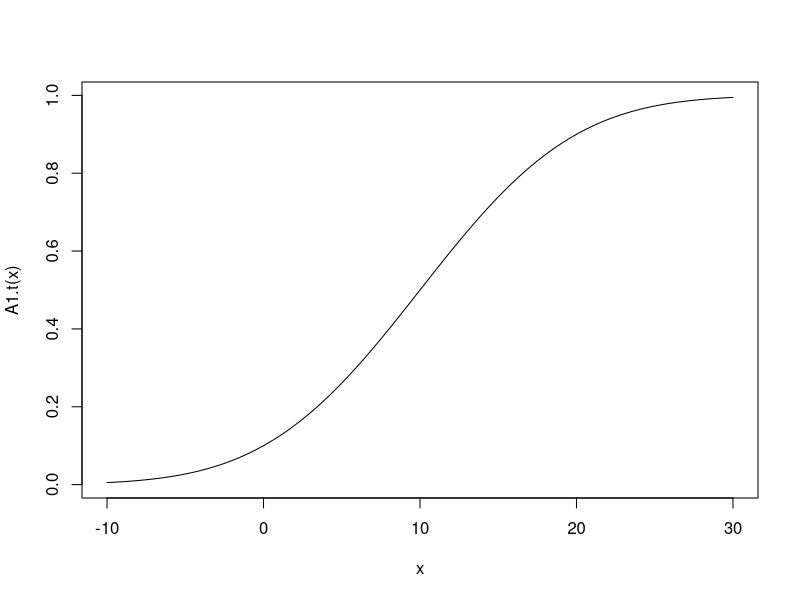
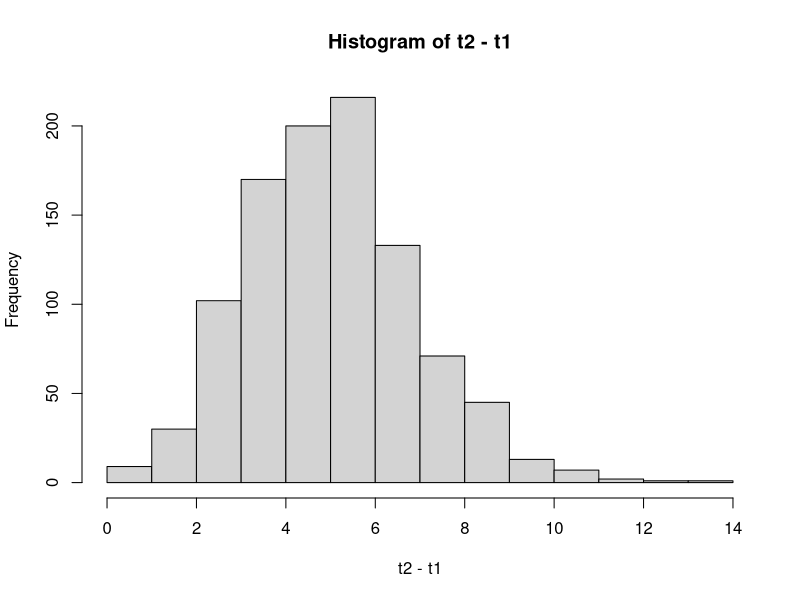
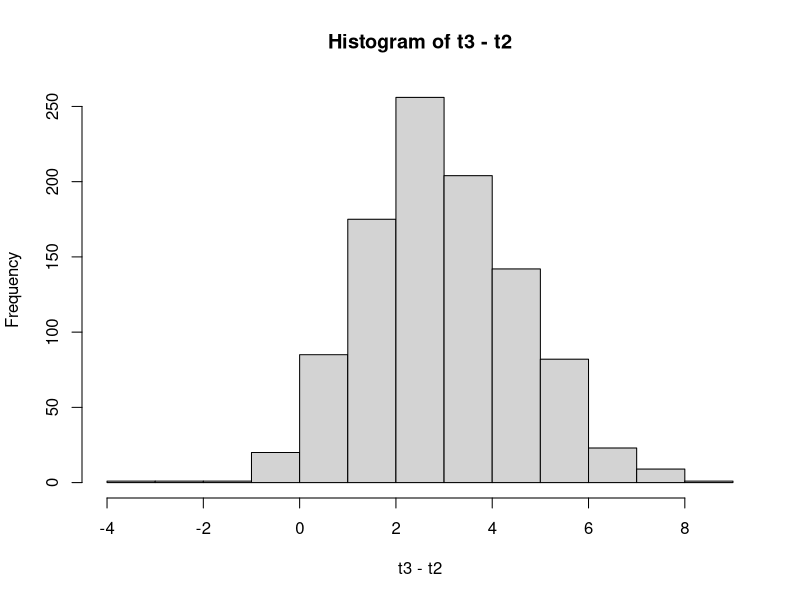
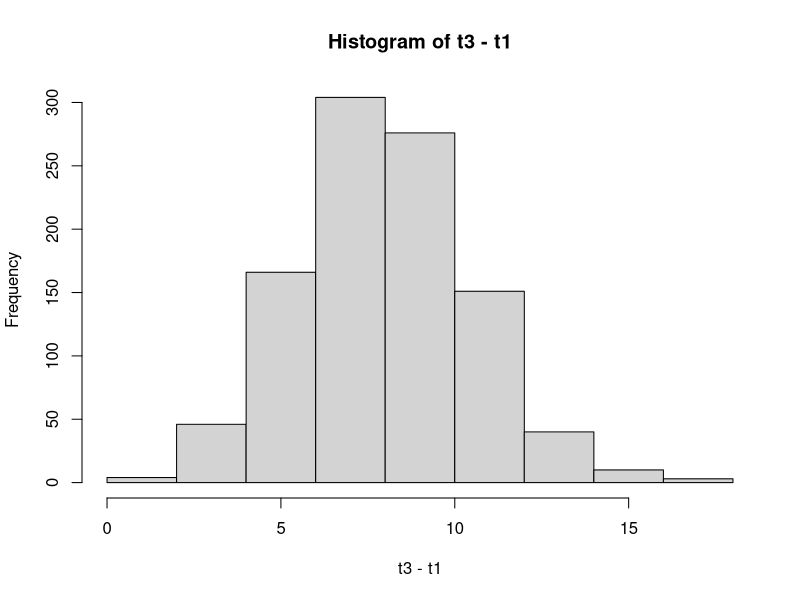
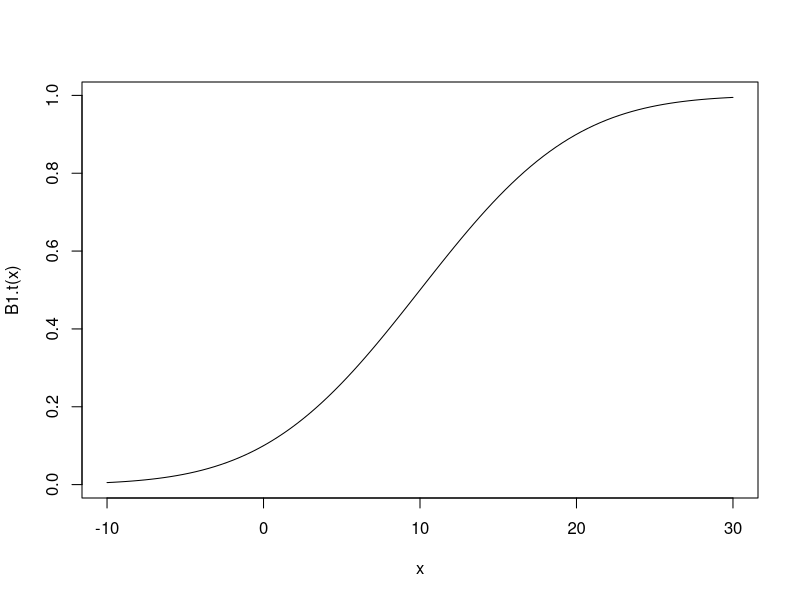
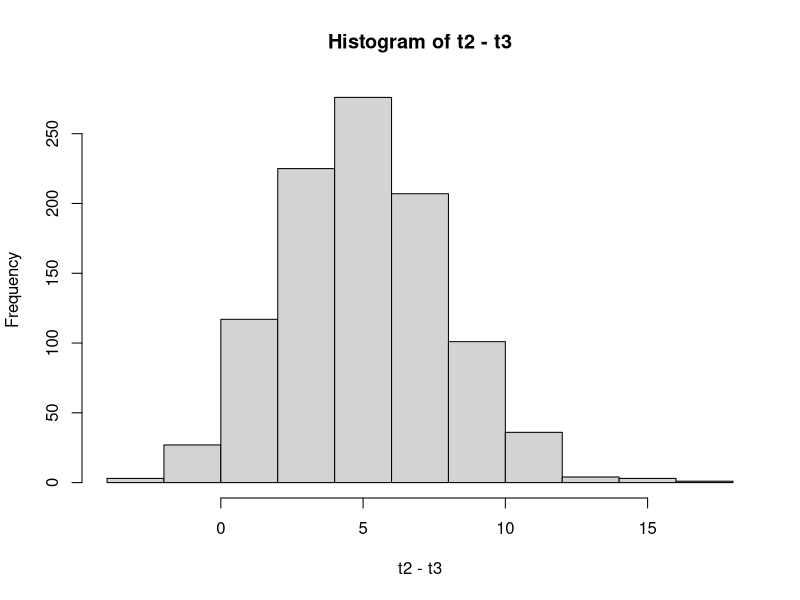

Write the R code that produced these figures, in order.
### Syndrome Classification    ###
### Model Setup and Simulation ###
setwd("/Users/Teresa/Documents/Dissertation/R_Dissertation/Syndrome")

###

############# Description ###############
# Our goal is to define two syndromes that lead to dementia (AD).
# A syndrome is defined by the progression pattern of key AD Biomarkers
# More specifically, when are these markers hitting certain percentiles
# Which marker is advancing first?
# For this analysis we will have 2 syndromes. 
# S1: Syndrome 1: Amy-->HPCV-->Vascular
# S2: Syndrome 2: Vascular-->HPCV, Amy is idependent. 
# In syndrome 1, Amyloid advances to the 50th percentile prior to HPCV followed by vascular. 
# In syndrome 2, Vascular advances to the 50th percentile prior to HPCV. Amyloid is indepenent. 

#########################################
library(mvtnorm)
library(MASS)
library(ggplot2)
library(GGally)
## Data ##
t = seq(-10,30,by = 1)
n = 1000
#S1  AMY: B0 = qnorm(.2), B1 = (qnorm(.5)-qnorm(.2))/10
#S1 HPCV: C0,C1
#S1 Vasc: D0,D1
# Random Start levels, mean B0
sL = .1 #start level
on = .5 #onset
iT = 10 #time for first marker
B0 = qnorm(sL)
B1 = (qnorm(on)-qnorm(sL))/iT
A1 = function(t,B0,B1){pnorm(B0+B1*t)}
I1 = function(t,B0,B1){(qnorm(t) - B0)/B1}
A1.t = function(t){A1(t,B0=B0,B1=B1)}
curve(A1.t,-10,30,n = 100)

## Generate random levels and slopes for each individual for Marker 1
b = mvrnorm(n = n,mu = c(0,0),Sigma = matrix(c(.01^2,0,0,.01^2),nrow=2,ncol=2))
data1 = data.frame(B0 = B0+b[,1], B1 = B1+b[,2])
data1[,'etp1'] = mapply(function(x,y){A1(iT,B0=x,B1 = y)},x = data1$B0,y = data1$B1)
data1[,'t1'] = mapply(function(x,y){I1(on,B0=x,B1 = y)},x = data1$B0,y = data1$B1)

## Generate random levels and slopes for each individual for Marker 2
# iT2 = lag of second marker
iT2 = 5
c = data.frame(c0 = B0+rnorm(n,0,.01^2),c1 = rgamma(n,shape = 10,rate = 2), e2 = rnorm(n,0,1^2))

data2 = with(c, data.frame(C0 = c0, C1 = -c0/(data1$t1+c1+e2)))
data1[,'etp2'] = mapply(function(x,y){A1(iT+iT2,B0=x,B1 = y)},x = data2$C0,y = data2$C1)
data1[,'t2'] = mapply(function(x,y){I1(on,B0=x,B1 = y)},x = data2$C0,y = data2$C1)
with(data1,hist(t2-t1))
with(data1,range(t2-t1))
A2.t = function(t){A1(t,B0,(qnorm(on)-qnorm(sL))/(iT+iT2))}

## Generate random levels and slopes for each individual for Marker 3
iT3 = 3 #lag for marker 3
d = data.frame(d0 = B0+rnorm(n,0,.01^2),d1 = rgamma(n,shape = 6,rate = 2), e3 = rnorm(n,0,1^2))

data3 = with(d, data.frame(D0 = d0, D1 = -d0/(data1$t2+d1+e3)))
data1[,'etp3'] = mapply(function(x,y){A1(iT+iT2+iT3,B0=x,B1 = y)},x = data3$D0,y = data3$D1)
data1[,'t3'] = mapply(function(x,y){I1(on,B0=x,B1 = y)},x = data3$D0,y = data3$D1)
with(data1,hist(t3-t2))
with(data1,range(t3-t2))
with(data1,hist(t3-t1))
with(data1,range(t3-t1))
with(data1,mean(t3 - t1))
A3.t = function(t){A1(t,B0,(qnorm(on)-qnorm(sL))/sum(c(iT,iT2,iT3)))}

set1 = data.frame(data1,data2,data3)
set1 = set1[,order(colnames(set1))]



## Data ##
#S2  AMY: B0 = qnorm(.2), B1 = (qnorm(.5)-qnorm(.2))/10
#S2 HPCV: C0,C1
#S2 Vasc: D0 = qnorm(.2), D1 = (qnorm(.5)-qnorm(.2))/10
# Random Start levels for S3 (Marker 3 initiates)
iT=10
D0 = qnorm(sL)
D1 = (qnorm(on)-qnorm(sL))/iT
A1 = function(t,B0,B1){pnorm(B0+B1*t)}
I1 = function(t,B0,B1){(qnorm(t) - B0)/B1}
B1.t = function(t){A1(t,B0=D0,B1=D1)}
curve(B1.t,-10,30,n = 100)
##S2: Generate random levels and slopes for each individual for Marker 3
b3 = mvrnorm(n = n,mu = c(0,0),Sigma = matrix(c(.01^2,0,0,.01^2),nrow=2,ncol=2))
data12 = data.frame(D0 = D0+b3[,1], D1 = D1+b3[,2])
data12[,'etp3'] = mapply(function(x,y){A1(iT,B0=x,B1 = y)},x = data12$D0,y = data12$D1)
data12[,'t3'] = mapply(function(x,y){I1(on,B0=x,B1 = y)},x = data12$D0,y = data12$D1)

## Generate random levels and slopes for each individual for Marker 2
c2 = data.frame(c0 = D0+rnorm(n,0,.01^2),c1 = rgamma(n,shape = 10,rate = 2), e2 = rnorm(n,0,1.5^2))
data22 = with(c2, data.frame(C0 = c0, C1 = -c0/(data12$t3+c1+e2)))

data12[,'etp2'] = mapply(function(x,y){A1(sum(iT,iT2),B0=x,B1 = y)},x = data22$C0,y = data22$C1)
data12[,'t2'] = mapply(function(x,y){I1(on,B0=x,B1 = y)},x = data22$C0,y = data22$C1)
with(data12,hist(t2-t3))
with(data12,range(t2-t3))
B2.t = function(t){A1(t,D0,(qnorm(on)-qnorm(sL))/sum(iT,iT2))}

##S3: Generate random levels and slopes for each individual for Marker 3
## Amy is totally independent, happens anywhere between 5 and 20
data23 = data.frame(B0 = D0+rnorm(n,0,.01^2), tA = runif(n = n, min = 5,max = 15))
data23$B1 = mapply(function(x,y){-x/y},x = data23$B0,y = data23$tA)
data23 = data23[,order(colnames(data23))]
data12[,'t1'] = mapply(function(x,y){I1(on,B0=x,B1 = y)},x = data23$B0,y = data23$B1)
B3.t = function(t){A1(t,B0,(qnorm(on)-qnorm(sL))/10)} #14 average time to onset for M1,S2

set2 = data.frame(data12,data22,data23)
set2 = set2[,order(colnames(set2))]


## Plot the two syndromes

## Save out Set 1, Set 2 data sets ##

saveRDS(set1,file = 'set1.RDA')
saveRDS(set2,file = 'set2.RDA')

#set1 = readRDS('set1.RDA')
#set2 = readRDS('set2.RDA')

### CURVES
dontrun = function(n){curve(A1.t,-10,30,n=n,col='red')
counter = 1
while(counter<=nrow(data1)){
  A1.p = function(t){A1(t,B0=data1[counter,1],B1=data1[counter,2])}
  curve(A1.p,-10,30,n=n,add = TRUE)
  counter = counter+1
}
curve(A1.t,-10,30,n=n,col='red',add = TRUE)


curve(A2.t,-10,30,n=n,col='red')
counter = 1
while(counter<=nrow(data1)){
  A1.p = function(t){A1(t,B0=data1[counter,1],B1=data1[counter,2])}
  A2.p = function(t){A1(t,B0=data2[counter,1],B1=data2[counter,2])}
  curve(A1.p,-10,30,n=n,add = TRUE)
  curve(A2.p,-10,30,n = n, add = TRUE, col = 'darkgreen')
  counter = counter+1
}
curve(A1.t,-10,30,n=n,col='red',add = TRUE,lwd = 2)
curve(A2.t,-10,30,n=n,col='red',add = TRUE,lwd = 2)

curve(A1.t,-10,30,n=n)
counter = 1
while(counter<=nrow(data1)){
  A1.p = function(t){A1(t,B0=data1[counter,1],B1=data1[counter,2])}
  A2.p = function(t){A1(t,B0=data2[counter,1],B1=data2[counter,2])}
  A3.p = function(t){A1(t,B0=data3[counter,1],B1=data3[counter,2])}
  curve(A1.p,-10,30,n=n,add = TRUE,col = 'black')
  curve(A2.p,-10,30,n = n, add = TRUE, col = 'darkgreen')
  curve(A3.p,-10,30,n = n, add = TRUE, col = 'darkblue')
  counter = counter+1
}
curve(A1.t,-10,30,n=n,col='red',add = TRUE,lwd = 3)
curve(A2.t,-10,30,n=n,col='red',add = TRUE,lwd = 3)
curve(A3.t,-10,30,n=n,col='red',add = TRUE,lwd = 3)


curve(B1.t,-10,30,n=n,col='red')
counter = 1
while(counter<=nrow(data1)){
  B1.p = function(t){A1(t,B0=data12[counter,1],B1=data12[counter,2])}
  curve(B1.p,-10,30,n=n,add = TRUE,col = 'darkblue')
  counter = counter+1
}
curve(B1.t,-10,30,n=n,col='red',add = TRUE,lwd=3)

curve(B2.t,-10,30,n=n,col='red')
counter = 1
while(counter<=nrow(data12)){
  B1.p = function(t){A1(t,B0=data12[counter,1],B1=data12[counter,2])}
  B2.p = function(t){A1(t,B0=data22[counter,1],B1=data22[counter,2])}
  curve(B1.p,-10,30,n=n,add = TRUE,col = 'darkblue')
  curve(B2.p,-10,30,n = n, add = TRUE, col = 'darkgreen')
  counter = counter+1
}
curve(B1.t,-10,30,n=n,col='red',add = TRUE,lwd = 2)
curve(B2.t,-10,30,n=n,col='red',add = TRUE,lwd = 2)

frm = -20
to = 50
par(mfrow = c(1,2))
curve(A1.t,frm,to,n=n)
counter = 1
while(counter<=nrow(data1)){
  A1.p = function(t){A1(t,B0=data1[counter,1],B1=data1[counter,2])}
  A2.p = function(t){A1(t,B0=data2[counter,1],B1=data2[counter,2])}
  A3.p = function(t){A1(t,B0=data3[counter,1],B1=data3[counter,2])}
  curve(A1.p,frm,to,n=n,add = TRUE,col = 'black')
  curve(A2.p,frm,to,n = n, add = TRUE, col = 'darkgreen')
  curve(A3.p,frm,to,n = n, add = TRUE, col = 'darkblue')
  counter = counter+1
}
curve(A1.t,frm,to,n=n,col='red',add = TRUE,lwd = 3)
curve(A2.t,frm,to,n=n,col='red',add = TRUE,lwd = 3,lty=5)
curve(A3.t,frm,to,n=n,col='red',add = TRUE,lwd = 3,lty=4)
#
curve(B3.t,frm,to,n=n,col='red')
counter = 1
while(counter<=nrow(data12)){
  B1.p = function(t){A1(t,B0=data12[counter,1],B1=data12[counter,2])}
  B2.p = function(t){A1(t,B0=data22[counter,1],B1=data22[counter,2])}
  B3.p = function(t){A1(t,B0=data23[counter,1],B1=data23[counter,2])}
  
  curve(B1.p,frm,to,n=n,add = TRUE,col = 'darkblue')
  curve(B2.p,frm,to,n = n, add = TRUE, col = 'darkgreen')
  curve(B3.p,frm,to,n = n, add = TRUE, col = 'black')
  counter = counter+1
}
curve(B1.t,frm,to,n=n,col='red',add = TRUE,lwd = 3,lty = 4)
curve(B2.t,frm,to,n=n,col='red',add = TRUE,lwd = 3,lty = 5)
curve(B3.t,frm,to,n=n,col='red',add = TRUE,lwd = 3)

curve(B3.t,-10,30,n=n,col='red')
counter = 1
while(counter<=nrow(data12)){
  B1.p = function(t){A1(t,B0=data12[counter,1],B1=data12[counter,2])}
  B2.p = function(t){A1(t,B0=data22[counter,1],B1=data22[counter,2])}
  B3.p = function(t){A1(t,B0=data23[counter,1],B1=data23[counter,2])}
  
  curve(B1.p,-10,30,n=n,add = TRUE,col = 'darkblue')
  curve(B2.p,-10,30,n = n, add = TRUE, col = 'darkgreen')
  curve(B3.p,-10,30,n = n, add = TRUE, col = 'black')
  
  counter = counter+1
}
curve(B1.t,-10,30,n=n,col='red',add = TRUE,lwd = 3)
curve(B2.t,-10,30,n=n,col='red',add = TRUE,lwd = 3)
curve(B3.t,-10,30,n=n,col='red',add = TRUE,lwd = 3)
}
